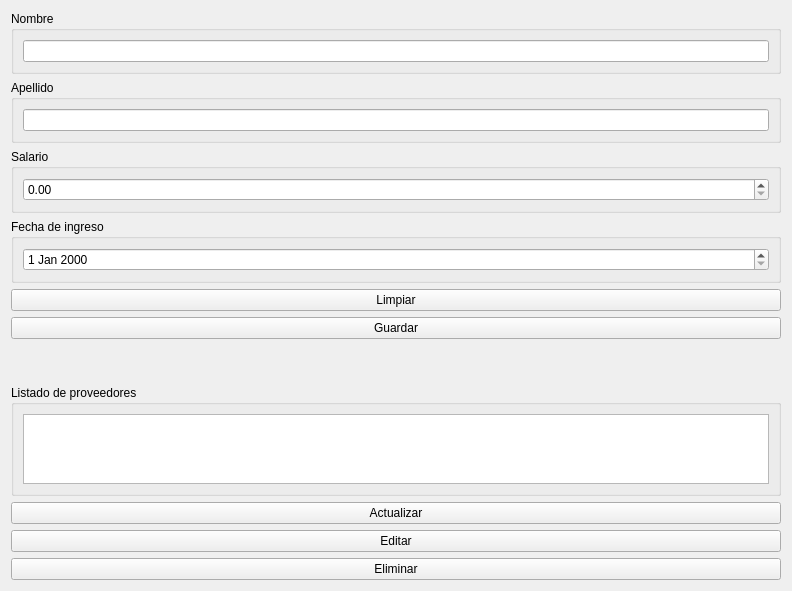
<?xml version="1.0" encoding="UTF-8"?>
<ui version="4.0">
 <class>F_Empleado</class>
 <widget class="QWidget" name="F_Empleado">
  <property name="geometry">
   <rect>
    <x>0</x>
    <y>0</y>
    <width>792</width>
    <height>555</height>
   </rect>
  </property>
  <property name="windowTitle">
   <string>Form</string>
  </property>
  <layout class="QVBoxLayout" name="verticalLayout">
   <item>
    <widget class="QGroupBox" name="groupBox">
     <property name="title">
      <string>Nombre</string>
     </property>
     <layout class="QHBoxLayout" name="horizontalLayout">
      <item>
       <widget class="QLineEdit" name="nombre"/>
      </item>
     </layout>
    </widget>
   </item>
   <item>
    <widget class="QGroupBox" name="groupBox_2">
     <property name="title">
      <string>Apellido</string>
     </property>
     <layout class="QHBoxLayout" name="horizontalLayout_2">
      <item>
       <widget class="QLineEdit" name="apellido"/>
      </item>
     </layout>
    </widget>
   </item>
   <item>
    <widget class="QGroupBox" name="groupBox_3">
     <property name="title">
      <string>Salario</string>
     </property>
     <layout class="QHBoxLayout" name="horizontalLayout_3">
      <item>
       <widget class="QDoubleSpinBox" name="salario">
        <property name="maximum">
         <double>9999999.990000000223517</double>
        </property>
       </widget>
      </item>
     </layout>
    </widget>
   </item>
   <item>
    <widget class="QGroupBox" name="groupBox_5">
     <property name="title">
      <string>Fecha de ingreso</string>
     </property>
     <layout class="QHBoxLayout" name="horizontalLayout_5">
      <item>
       <widget class="QDateEdit" name="fecha_ingreso"/>
      </item>
     </layout>
    </widget>
   </item>
   <item>
    <widget class="QPushButton" name="PB_Limpiar">
     <property name="text">
      <string>Limpiar</string>
     </property>
    </widget>
   </item>
   <item>
    <widget class="QPushButton" name="PB_Guardar">
     <property name="text">
      <string>Guardar</string>
     </property>
    </widget>
   </item>
   <item>
    <spacer name="verticalSpacer_2">
     <property name="orientation">
      <enum>Qt::Vertical</enum>
     </property>
     <property name="sizeType">
      <enum>QSizePolicy::Minimum</enum>
     </property>
     <property name="sizeHint" stdset="0">
      <size>
       <width>20</width>
       <height>40</height>
      </size>
     </property>
    </spacer>
   </item>
   <item>
    <widget class="QGroupBox" name="groupBox_4">
     <property name="title">
      <string>Listado de proveedores</string>
     </property>
     <layout class="QHBoxLayout" name="horizontalLayout_4">
      <item>
       <widget class="QTableWidget" name="tableWidget">
        <property name="selectionBehavior">
         <enum>QAbstractItemView::SelectRows</enum>
        </property>
       </widget>
      </item>
     </layout>
    </widget>
   </item>
   <item>
    <widget class="QPushButton" name="PB_Actualizar">
     <property name="text">
      <string>Actualizar</string>
     </property>
    </widget>
   </item>
   <item>
    <widget class="QPushButton" name="PB_Editar">
     <property name="text">
      <string>Editar</string>
     </property>
    </widget>
   </item>
   <item>
    <widget class="QPushButton" name="PB_Eliminar">
     <property name="text">
      <string>Eliminar</string>
     </property>
    </widget>
   </item>
   <item>
    <spacer name="verticalSpacer">
     <property name="orientation">
      <enum>Qt::Vertical</enum>
     </property>
     <property name="sizeType">
      <enum>QSizePolicy::Maximum</enum>
     </property>
     <property name="sizeHint" stdset="0">
      <size>
       <width>20</width>
       <height>40</height>
      </size>
     </property>
    </spacer>
   </item>
  </layout>
 </widget>
 <resources/>
 <connections/>
</ui>
